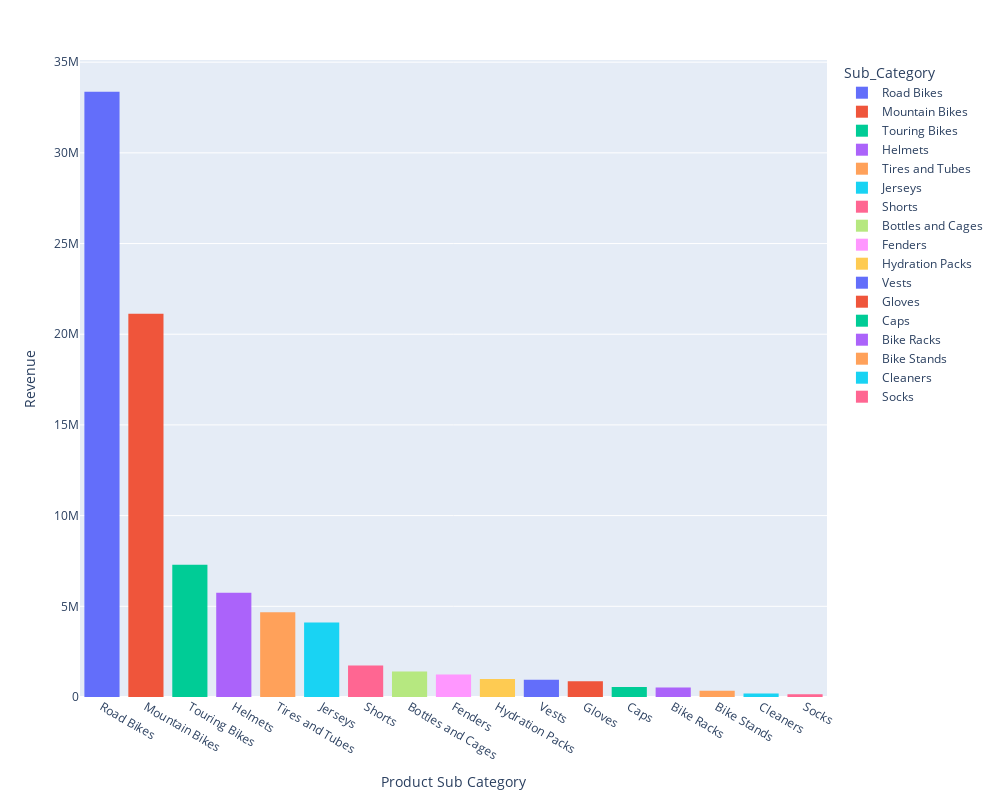

The notebook cell this image was saved under:
### Code cell
fig = px.histogram(Revenue_Sub_C, x= Revenue_Sub_C.index , y = Revenue_Sub_C.values,color = Revenue_Sub_C.index,width = 1000, height = 800)
fig.update_layout(
    xaxis_title_text='Product Sub Category',
    yaxis_title_text='Revenue')
fig.show()

### Figure 1 — Plotly figure (JSON) as saved in the notebook; plotly's stock layout.template omitted (floating-point values rounded to 4 significant figures)
{"data": [{"alignmentgroup": "True", "bingroup": "x", "histfunc": "sum", "hovertemplate": "Sub_Category=%{x}<br>sum of y=%{y}<extra></extra>", "legendgroup": "Road Bikes", "marker": {"color": "#636efa", "pattern": {"shape": ""}}, "name": "Road Bikes", "offsetgroup": "Road Bikes", "orientation": "v", "showlegend": true, "type": "histogram", "x": ["Road Bikes"], "xaxis": "x", "y": [33363061], "yaxis": "y"}, {"alignmentgroup": "True", "bingroup": "x", "histfunc": "sum", "hovertemplate": "Sub_Category=%{x}<br>sum of y=%{y}<extra></extra>", "legendgroup": "Mountain Bikes", "marker": {"color": "#EF553B", "pattern": {"shape": ""}}, "name": "Mountain Bikes", "offsetgroup": "Mountain Bikes", "orientation": "v", "showlegend": true, "type": "histogram", "x": ["Mountain Bikes"], "xaxis": "x", "y": [21123526], "yaxis": "y"}, {"alignmentgroup": "True", "bingroup": "x", "histfunc": "sum", "hovertemplate": "Sub_Category=%{x}<br>sum of y=%{y}<extra></extra>", "legendgroup": "Touring Bikes", "marker": {"color": "#00cc96", "pattern": {"shape": ""}}, "name": "Touring Bikes", "offsetgroup": "Touring Bikes", "orientation": "v", "showlegend": true, "type": "histogram", "x": ["Touring Bikes"], "xaxis": "x", "y": [7295547], "yaxis": "y"}, {"alignmentgroup": "True", "bingroup": "x", "histfunc": "sum", "hovertemplate": "Sub_Category=%{x}<br>sum of y=%{y}<extra></extra>", "legendgroup": "Helmets", "marker": {"color": "#ab63fa", "pattern": {"shape": ""}}, "name": "Helmets", "offsetgroup": "Helmets", "orientation": "v", "showlegend": true, "type": "histogram", "x": ["Helmets"], "xaxis": "x", "y": [5741081], "yaxis": "y"}, {"alignmentgroup": "True", "bingroup": "x", "histfunc": "sum", "hovertemplate": "Sub_Category=%{x}<br>sum of y=%{y}<extra></extra>", "legendgroup": "Tires and Tubes", "marker": {"color": "#FFA15A", "pattern": {"shape": ""}}, "name": "Tires and Tubes", "offsetgroup": "Tires and Tubes", "orientation": "v", "showlegend": true, "type": "histogram", "x": ["Tires and Tubes"], "xaxis": "x", "y": [4670902], "yaxis": "y"}, {"alignmentgroup": "True", "bingroup": "x", "histfunc": "sum", "hovertemplate": "Sub_Category=%{x}<br>sum of y=%{y}<extra></extra>", "legendgroup": "Jerseys", "marker": {"color": "#19d3f3", "pattern": {"shape": ""}}, "name": "Jerseys", "offsetgroup": "Jerseys", "orientation": "v", "showlegend": true, "type": "histogram", "x": ["Jerseys"], "xaxis": "x", "y": [4113742], "yaxis": "y"}, {"alignmentgroup": "True", "bingroup": "x", "histfunc": "sum", "hovertemplate": "Sub_Category=%{x}<br>sum of y=%{y}<extra></extra>", "legendgroup": "Shorts", "marker": {"color": "#FF6692", "pattern": {"shape": ""}}, "name": "Shorts", "offsetgroup": "Shorts", "orientation": "v", "showlegend": true, "type": "histogram", "x": ["Shorts"], "xaxis": "x", "y": [1740710], "yaxis": "y"}, {"alignmentgroup": "True", "bingroup": "x", "histfunc": "sum", "hovertemplate": "Sub_Category=%{x}<br>sum of y=%{y}<extra></extra>", "legendgroup": "Bottles and Cages", "marker": {"color": "#B6E880", "pattern": {"shape": ""}}, "name": "Bottles and Cages", "offsetgroup": "Bottles and Cages", "orientation": "v", "showlegend": true, "type": "histogram", "x": ["Bottles and Cages"], "xaxis": "x", "y": [1409174], "yaxis": "y"}, {"alignmentgroup": "True", "bingroup": "x", "histfunc": "sum", "hovertemplate": "Sub_Category=%{x}<br>sum of y=%{y}<extra></extra>", "legendgroup": "Fenders", "marker": {"color": "#FF97FF", "pattern": {"shape": ""}}, "name": "Fenders", "offsetgroup": "Fenders", "orientation": "v", "showlegend": true, "type": "histogram", "x": ["Fenders"], "xaxis": "x", "y": [1245733], "yaxis": "y"}, {"alignmentgroup": "True", "bingroup": "x", "histfunc": "sum", "hovertemplate": "Sub_Category=%{x}<br>sum of y=%{y}<extra></extra>", "legendgroup": "Hydration Packs", "marker": {"color": "#FECB52", "pattern": {"shape": ""}}, "name": "Hydration Packs", "offsetgroup": "Hydration Packs", "orientation": "v", "showlegend": true, "type": "histogram", "x": ["Hydration Packs"], "xaxis": "x", "y": [990406], "yaxis": "y"}, {"alignmentgroup": "True", "bingroup": "x", "histfunc": "sum", "hovertemplate": "Sub_Category=%{x}<br>sum of y=%{y}<extra></extra>", "legendgroup": "Vests", "marker": {"color": "#636efa", "pattern": {"shape": ""}}, "name": "Vests", "offsetgroup": "Vests", "orientation": "v", "showlegend": true, "type": "histogram", "x": ["Vests"], "xaxis": "x", "y": [949063], "yaxis": "y"}, {"alignmentgroup": "True", "bingroup": "x", "histfunc": "sum", "hovertemplate": "Sub_Category=%{x}<br>sum of y=%{y}<extra></extra>", "legendgroup": "Gloves", "marker": {"color": "#EF553B", "pattern": {"shape": ""}}, "name": "Gloves", "offsetgroup": "Gloves", "orientation": "v", "showlegend": true, "type": "histogram", "x": ["Gloves"], "xaxis": "x", "y": [871419], "yaxis": "y"}, {"alignmentgroup": "True", "bingroup": "x", "histfunc": "sum", "hovertemplate": "Sub_Category=%{x}<br>sum of y=%{y}<extra></extra>", "legendgroup": "Caps", "marker": {"color": "#00cc96", "pattern": {"shape": ""}}, "name": "Caps", "offsetgroup": "Caps", "orientation": "v", "showlegend": true, "type": "histogram", "x": ["Caps"], "xaxis": "x", "y": [548777], "yaxis": "y"}, {"alignmentgroup": "True", "bingroup": "x", "histfunc": "sum", "hovertemplate": "Sub_Category=%{x}<br>sum of y=%{y}<extra></extra>", "legendgroup": "Bike Racks", "marker": {"color": "#ab63fa", "pattern": {"shape": ""}}, "name": "Bike Racks", "offsetgroup": "Bike Racks", "orientation": "v", "showlegend": true, "type": "histogram", "x": ["Bike Racks"], "xaxis": "x", "y": [517800], "yaxis": "y"}, {"alignmentgroup": "True", "bingroup": "x", "histfunc": "sum", "hovertemplate": "Sub_Category=%{x}<br>sum of y=%{y}<extra></extra>", "legendgroup": "Bike Stands", "marker": {"color": "#FFA15A", "pattern": {"shape": ""}}, "name": "Bike Stands", "offsetgroup": "Bike Stands", "orientation": "v", "showlegend": true, "type": "histogram", "x": ["Bike Stands"], "xaxis": "x", "y": [344075], "yaxis": "y"}, {"alignmentgroup": "True", "bingroup": "x", "histfunc": "sum", "hovertemplate": "Sub_Category=%{x}<br>sum of y=%{y}<extra></extra>", "legendgroup": "Cleaners", "marker": {"color": "#19d3f3", "pattern": {"shape": ""}}, "name": "Cleaners", "offsetgroup": "Cleaners", "orientation": "v", "showlegend": true, "type": "histogram", "x": ["Cleaners"], "xaxis": "x", "y": [198821], "yaxis": "y"}, {"alignmentgroup": "True", "bingroup": "x", "histfunc": "sum", "hovertemplate": "Sub_Category=%{x}<br>sum of y=%{y}<extra></extra>", "legendgroup": "Socks", "marker": {"color": "#FF6692", "pattern": {"shape": ""}}, "name": "Socks", "offsetgroup": "Socks", "orientation": "v", "showlegend": true, "type": "histogram", "x": ["Socks"], "xaxis": "x", "y": [147171], "yaxis": "y"}], "layout": {"barmode": "relative", "height": 800, "legend": {"title": {"text": "Sub_Category"}, "tracegroupgap": 0}, "margin": {"t": 60}, "width": 1000, "xaxis": {"anchor": "y", "categoryarray": ["Road Bikes", "Mountain Bikes", "Touring Bikes", "Helmets", "Tires and Tubes", "Jerseys", "Shorts", "Bottles and Cages", "Fenders", "Hydration Packs", "Vests", "Gloves", "Caps", "Bike Racks", "Bike Stands", "Cleaners", "Socks"], "categoryorder": "array", "domain": [0.0, 1.0], "title": {"text": "Product Sub Category"}}, "yaxis": {"anchor": "x", "domain": [0.0, 1.0], "title": {"text": "Revenue"}}}}
